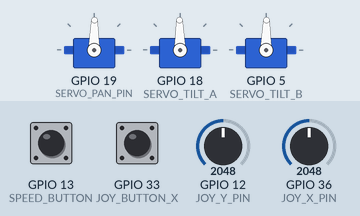
Recording of a program running on a simulated ESP32. Parts: 3 × servo. The inputs (shaded band) are chosen by the test bench; at power-on: GPIO 12 (JOY_Y_PIN) = 2048, GPIO 33 (JOY_BUTTON_X) HIGH, GPIO 36 (JOY_X_PIN) = 2048, GPIO 13 (SPEED_BUTTON) HIGH. What the program prints to the serial monitor is not drawn.

Above: at 4.8 s.
4.9 s: GPIO 12 (JOY_Y_PIN) set to 2513
6.4 s: GPIO 12 (JOY_Y_PIN) set to 2617
At 7.16 s:
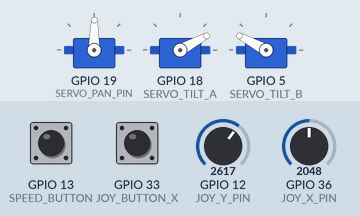
At 8.6 s:
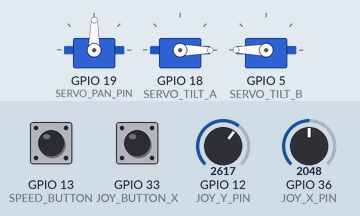
8.9 s: GPIO 33 (JOY_BUTTON_X) pulled LOW for 0.15 s
At 10.36 s:
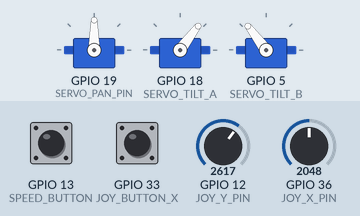
12.0 s: GPIO 36 (JOY_X_PIN) set to 2503
13.5 s: GPIO 36 (JOY_X_PIN) set to 2581
At 15.4 s:
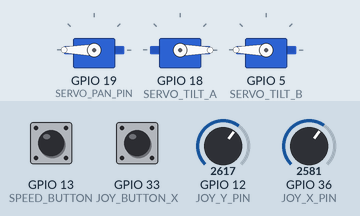
16.0 s: GPIO 33 (JOY_BUTTON_X) pulled LOW for 1 s
Timing chart, 0 to 19.6 s (numbered marks = the images above; inputs shaded):
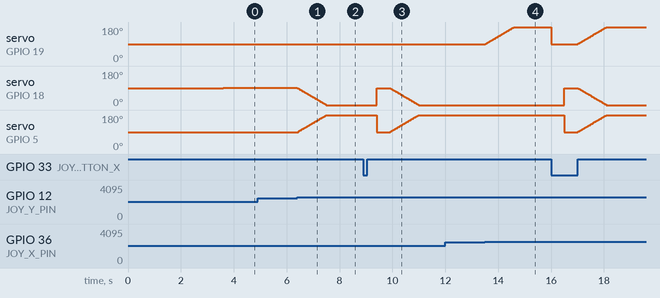

The program:

main.cpp
```cpp
#include <Arduino.h>
#include <ESP32Servo.h>

/*
Filtro Media Móvil como Pasa Bajos
An=a*M+(1-a)*An
alpha 1: Sin filtro
alpha 0: Filtrado totalmente
alpha mas comun 0.05
*/
#define alpha 0.5

// === Servo Pins ===
#define SERVO_PAN_PIN   19
#define SERVO_TILT_A    18
#define SERVO_TILT_B    5


// === Joystick Pins ===
#define JOY_X_PIN 36
#define JOY_Y_PIN 12
#define JOY_BUTTON_X 33


#define SPEED_BUTTON 13   // ← USADO PARA CAMBIO DE VELOCIDAD

// ======= Variables Joystick =======
int centerX = 0;
int centerY = 0;
int threshold = 500;

// === Servo Objects ===
Servo servoPan;
Servo servoTiltA;
Servo servoTiltB;

// === Servo Pulse Configuration ===
const int minPulse = 500;
const int maxPulse = 2400;
int centerPulse = 1450;

// === Current positions ===
int panPulse = centerPulse;
int tiltAPulse = centerPulse;
int tiltBPulse = centerPulse;

int rawX = 0;
int rawX_filtrado = 0;
int rawY = 0;
int rawY_filtrado = 0;

int delayRead = 0;
int mappedDelay = 0;

// ==== NUEVO: VARIABLES PARA 3 ESTADOS DE VELOCIDAD ====
int speedMode = 0;             // 0=lento, 1=medio, 2=rápido
int currentServoStep = 1;      // valor inicial según estado 0
int currentLoopDelay = 100;

int lastButtonYState = HIGH;   // para detección de flanco

void calibrateJoystick() {
  long sumX = 0;
  long sumY = 0;

  for (int i = 0; i < 10; i++) {
    sumX += analogRead(JOY_X_PIN);
    sumY += analogRead(JOY_Y_PIN);
    delay(50);
  }

  centerX = sumX / 10;
  centerY = sumY / 10;
}

void updateSpeedMode() {

/*  if (speedMode == 0) {
    currentServoStep = 1;
    currentLoopDelay = 10;
    threshold = 500;
  }
  else if (speedMode == 1) {
    currentServoStep = 10;
    currentLoopDelay = 1;
  }
  else if (speedMode == 2) {
    currentServoStep = 5;
    currentLoopDelay = 5;
  }
  else if (speedMode == 3) {
    currentServoStep = 2;
    currentLoopDelay = 10;
  }
  else if (speedMode == 4) {
    currentServoStep = 1;
    currentLoopDelay = 15;
    threshold = 100;
  }
 */

  if (speedMode == 0) {
    currentServoStep = 5;
    currentLoopDelay = 5;
  }
  else if (speedMode == 1) {
    currentServoStep = 2;
    currentLoopDelay = 10;
  }
  else if (speedMode == 2) {
    currentServoStep = 1;
    currentLoopDelay = 15;
    threshold = 100;
  }

  Serial.printf("Modo velocidad: %d  | step=%d  | loopDelay=%d\n", speedMode, currentServoStep, currentLoopDelay);
}

void setup() {
  delay(2000);
  // Attaching servos
  servoPan.attach(SERVO_PAN_PIN, minPulse, maxPulse);
  servoTiltA.attach(SERVO_TILT_A, minPulse, maxPulse);
  servoTiltB.attach(SERVO_TILT_B, minPulse, maxPulse);

  pinMode(JOY_BUTTON_X, INPUT_PULLUP);
  pinMode(SPEED_BUTTON, INPUT_PULLUP);

  delay(100);
  calibrateJoystick();

  servoPan.writeMicroseconds(centerPulse);
  delay(500);

  servoTiltA.writeMicroseconds(centerPulse);
  servoTiltB.writeMicroseconds(centerPulse);
  delay(500);

  Serial.begin(115200);

  // iniciar en modo 0 (lento)
  updateSpeedMode();
}
int previousMilis = 0;
int currentMilis = 0;
void loop() {
  //previousMilis = currentMilis;
  currentMilis = millis();
  // ======= CAMBIO DE MODO POR JOY_BUTTON_Y =======
  int buttonYState = digitalRead(SPEED_BUTTON);

  if (buttonYState == LOW && lastButtonYState == HIGH) {
    speedMode = (speedMode + 1) % 3;
    updateSpeedMode();
    //Serial.printf("Velocidad\n");

  }
  lastButtonYState = buttonYState;


  // ======= BOTÓN X → CENTRAR =======
  if (!digitalRead(JOY_BUTTON_X)) {
    servoPan.writeMicroseconds(centerPulse);
    delay(500);

    servoTiltA.writeMicroseconds(centerPulse);
    servoTiltB.writeMicroseconds(centerPulse);
    delay(500);

    panPulse = centerPulse;
    tiltAPulse = centerPulse;
    tiltBPulse = centerPulse;

    return;
  }

  rawX = analogRead(JOY_X_PIN);
  rawX_filtrado = (alpha * rawX) + ((1 - alpha) * rawX_filtrado);
  //delayMicroseconds(10);
  rawY = analogRead(JOY_Y_PIN);
  rawY_filtrado = (alpha * rawY) + ((1 - alpha) * rawY_filtrado);

  //Serial.printf("rawX_filtrado: %d  | rawY_filtrado=%d\n", rawX_filtrado, rawY_filtrado);


  int deltaX = rawX_filtrado - centerX;
  int deltaY = rawY_filtrado - centerY;

  // ======== PAN ===========
  if (abs(deltaX) > threshold) {
    if (deltaX > 0)
      panPulse += currentServoStep;
    else
      panPulse -= currentServoStep;

    panPulse = constrain(panPulse, minPulse, maxPulse);
    servoPan.writeMicroseconds(panPulse);
  }

  // ======== TILT (servo espejo) ===========
  if (abs(deltaY) > threshold) {
    if (deltaY > 0) {
      tiltAPulse -= currentServoStep;
      tiltBPulse += currentServoStep;
    } else {
      tiltAPulse += currentServoStep;
      tiltBPulse -= currentServoStep;
    }

    tiltAPulse = constrain(tiltAPulse, minPulse, maxPulse);
    tiltBPulse = constrain(tiltBPulse, minPulse, maxPulse);

    servoTiltA.writeMicroseconds(tiltAPulse);
    servoTiltB.writeMicroseconds(tiltBPulse);
  }

  //=== DELAY FINAL SEGÚN MODO ===
  delay(currentLoopDelay);
  delayRead = currentMilis - millis();
  Serial.printf("Modo velocidad: %d  | step=%d  | loopDelay=%d ", speedMode, currentServoStep, currentLoopDelay);
  Serial.printf(" Loop delay real: %d ms\n", delayRead);
}
```

Measured:
- the behaviour switches between 2549 and 2550 on GPIO 12 (JOY_Y_PIN) (found by bisection; images 0 and 1)
- the behaviour switches between 2549 and 2550 on GPIO 36 (JOY_X_PIN) (found by bisection; images 3 and 4)
- after the input at 6.4 s, servo on GPIO 18 (SERVO_TILT_A): moves from 91° to 0° over 1.1 s, starting at once; servo on GPIO 5 (SERVO_TILT_B): moves from 89° to 180° over 1.1 s, starting at once
- after the input at 8.9 s, servo on GPIO 19 (SERVO_PAN_PIN): 89° → 90° at once
- after the input at 13.5 s, servo on GPIO 19 (SERVO_PAN_PIN): moves from 90° to 180° over 1.1 s, starting at once
